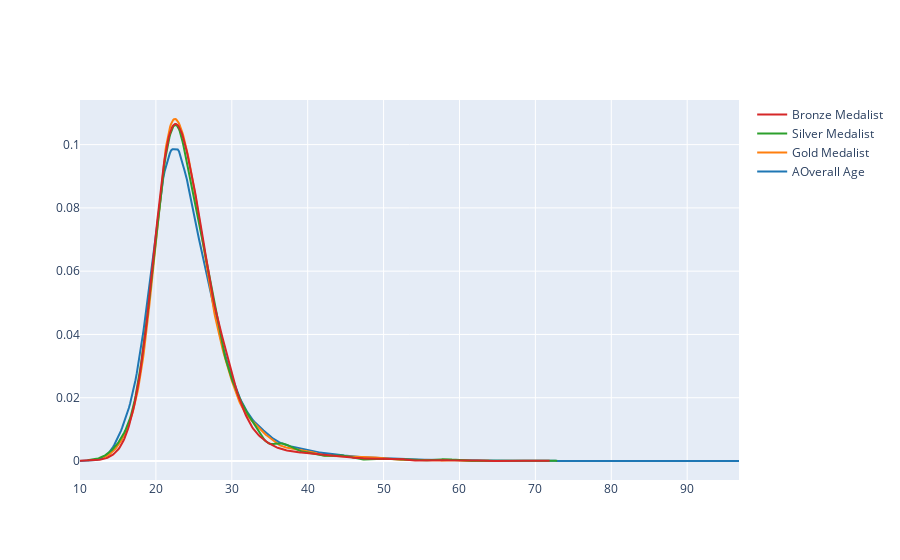

This figure's notebook cell:
### Code cell
fig=ff.create_distplot([x1,x2,x3,x4],['AOverall Age','Gold Medalist','Silver Medalist','Bronze Medalist'],show_hist=False,show_rug=False)
fig.show()

### Figure 1 — Plotly figure (JSON) as saved in the notebook; plotly's stock layout.template omitted (floating-point values rounded to 4 significant figures; data arrays with more than 128 entries replaced by an {"elided": "..."} marker saying what was removed)
{"data": [{"legendgroup": "AOverall Age", "marker": {"color": "rgb(31, 119, 180)"}, "mode": "lines", "name": "AOverall Age", "showlegend": true, "type": "scatter", "x": {"elided": "500 float values"}, "xaxis": "x", "y": {"elided": "500 float values"}, "yaxis": "y"}, {"legendgroup": "Gold Medalist", "marker": {"color": "rgb(255, 127, 14)"}, "mode": "lines", "name": "Gold Medalist", "showlegend": true, "type": "scatter", "x": {"elided": "500 float values"}, "xaxis": "x", "y": {"elided": "500 float values"}, "yaxis": "y"}, {"legendgroup": "Silver Medalist", "marker": {"color": "rgb(44, 160, 44)"}, "mode": "lines", "name": "Silver Medalist", "showlegend": true, "type": "scatter", "x": {"elided": "500 float values"}, "xaxis": "x", "y": {"elided": "500 float values"}, "yaxis": "y"}, {"legendgroup": "Bronze Medalist", "marker": {"color": "rgb(214, 39, 40)"}, "mode": "lines", "name": "Bronze Medalist", "showlegend": true, "type": "scatter", "x": {"elided": "500 float values"}, "xaxis": "x", "y": {"elided": "500 float values"}, "yaxis": "y"}], "layout": {"autosize": true, "barmode": "overlay", "hovermode": "closest", "legend": {"traceorder": "reversed"}, "xaxis": {"anchor": "y2", "autorange": true, "domain": [0, 1], "range": [10, 96.83], "type": "linear", "zeroline": false}, "yaxis": {"anchor": "free", "autorange": true, "domain": [0, 1], "position": 0, "range": [-0.006005, 0.1141], "type": "linear"}}}
